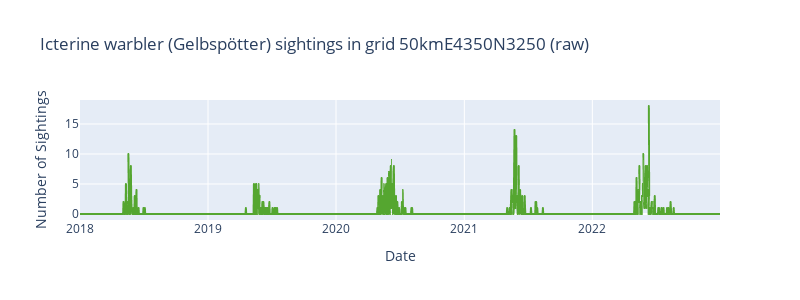

The code cell stored with this chart in its notebook:
### Code cell
warbler = time_series[(time_series.name_species == 'Gelbspötter') & (time_series.eea_grid_id == '50kmE4350N3250')].reset_index(drop=True)
plot_time_series(data=warbler, title='Icterine warbler (Gelbspötter) sightings in grid 50kmE4350N3250 (raw)')

### Figure 1 — Plotly figure (JSON) as saved in the notebook; plotly's stock layout.template omitted (floating-point values rounded to 4 significant figures; data arrays with more than 128 entries replaced by an {"elided": "..."} marker saying what was removed)
{"data": [{"hovertemplate": "date=%{x}<br>n_sightings=%{y}<extra></extra>", "legendgroup": "", "line": {"color": "#55a630", "dash": "solid"}, "marker": {"symbol": "circle"}, "mode": "lines", "name": "", "showlegend": false, "type": "scattergl", "x": {"elided": "1826 str values"}, "xaxis": "x", "y": {"elided": "1826 int values"}, "yaxis": "y"}], "layout": {"height": 300, "legend": {"tracegroupgap": 0}, "title": {"text": "Icterine warbler (Gelbspötter) sightings in grid 50kmE4350N3250 (raw)"}, "width": 800, "xaxis": {"anchor": "y", "domain": [0, 1], "title": {"text": "Date"}}, "yaxis": {"anchor": "x", "domain": [0, 1], "title": {"text": "Number of Sightings"}}}}
